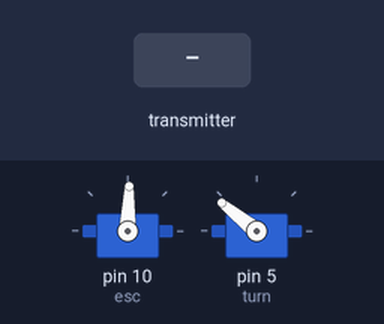
The sketch below on a simulated Arduino Uno, built with avr-gcc and run on an emulated ATmega328P. On the bench: 2 × servo. Inputs (shaded band) come from the test bench. No radio packets arrive unless stated.

Above: at 1.2 s.
1.3 s: the transmitter starts sending speed = 0
At 2.4 s:
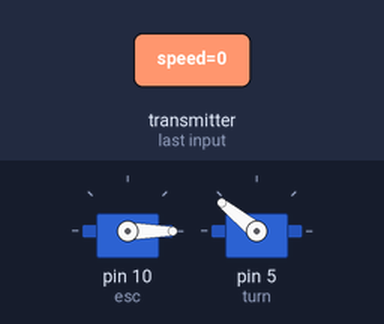
2.8 s: the transmitter starts sending steering = 256
At 3.5 s:
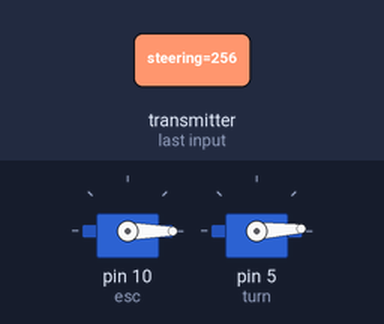
4.3 s: the transmitter starts sending speed = 1023
At 4.6 s:
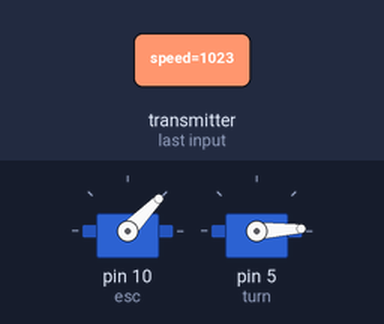
5.8 s: the transmitter starts sending steering = 0
At 7.0 s:
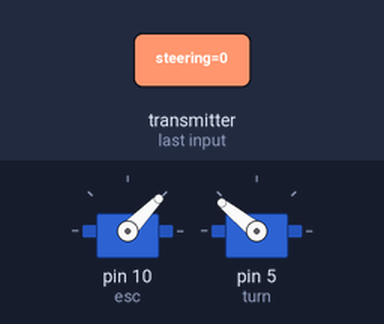
7.3 s: the transmitter starts sending speed = 256
At 8.1 s:
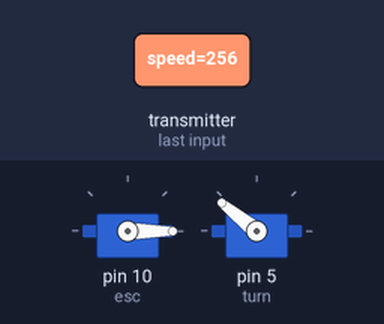
Timing chart, 0 to 9.8 s (numbered marks = the images above; inputs shaded):
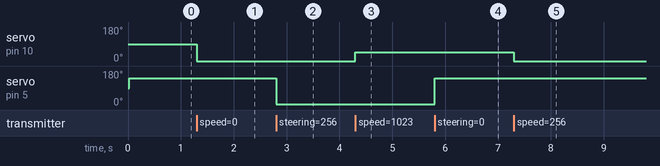

The sketch:

reciever.ino
```cpp
#include <SPI.h>
#include <nRF24L01.h>
#include <RF24.h>
#include <Servo.h>

RF24 radio(3, 2); // CE, CSN pins
const byte address[6] = "00001";

unsigned long lastReceivedTime = 0;
unsigned long currentTime = 0;
unsigned long lastUpdateTime = 0;  // Timer for 50Hz updates

Servo esc;
Servo turn;

unsigned long lastTurnTime = 0;

struct Data_Pack {
  int speed;
  int steering;
};

int reality;

Data_Pack data;
void setup() {
  Serial.begin(115200);
  radio.begin();
  radio.openReadingPipe(0, address);
  radio.setPALevel(RF24_PA_LOW); // Power level
  radio.setDataRate(RF24_250KBPS);
  radio.startListening();
  resetData();
  esc.attach(10);
  turn.attach(5);
}

void loop() {

  currentTime = millis();
  if (currentTime - lastReceivedTime > 5000){
    resetData();
  }
  if (radio.available()) {
    radio.read(&data, sizeof(data));
    lastReceivedTime = millis();
  }

if (currentTime - lastUpdateTime >= 20) {
    lastUpdateTime = currentTime;
    esc.writeMicroseconds(data.speed);
    reality = map(data.steering, 0, 180, 2000, 1000);
    turn.writeMicroseconds(reality);
    //Serial.println(data.steering);
}


  // Serial.println(data.speed);
}

void resetData() {

  data.speed = 1450;
}
```

Measured:
- after the input at 1.3 s, servo on pin 10 (esc): 88° → 0° at once
- after the input at 2.8 s, servo on pin 5 (turn): 141° → 3° at once
- after the input at 4.3 s, servo on pin 10 (esc): 0° → 46° at once
- after the input at 5.8 s, servo on pin 5 (turn): 3° → 141° at once
- after the input at 7.3 s, servo on pin 10 (esc): 46° → 0° at once
